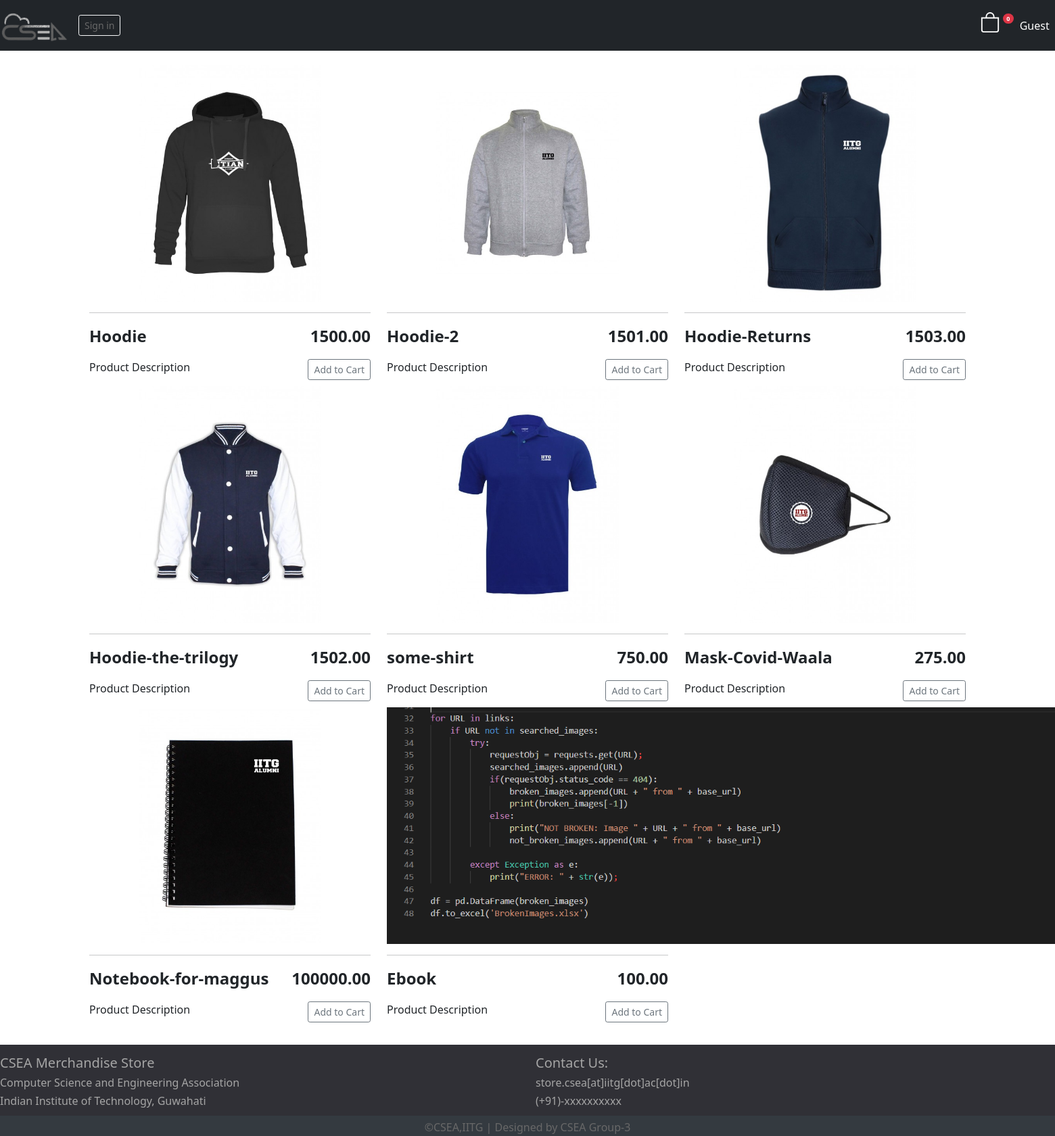
The page / on the database its author committed.
### store/models.py (models this page shows, shortened)
class Product(models.Model):
    name = models.CharField(max_length = 200)
    price = models.FloatField()
    digital = models.BooleanField(default = False, null = True, blank = True)
    image = models.ImageField(blank=True)

### store/views.py (the view)
# urls.py: path('', include('store.urls')),
def store(request):
	if request.user.is_authenticated:
		customer = request.user.customer
		order, created = Order.objects.get_or_create(customer=customer, complete = False)
		items = order.orderitem_set.all()
		cartItems = order.get_cart_items
	else:
		cookieData= cookieCart(request)
		cartItems = cookieData['cartItems']
		order = cookieData['order']
		items = cookieData['items']
	products = Product.objects.all()
	context = {'products':products, 'order':order, 'cartItems':cartItems}
	return render(request, 'store/store.html', context)

### store/utils.py (called while the page is built, shortened)
def cookieCart(request):
    try:
        cart = json.loads(request.COOKIES['cart'])
    except:
	    cart = {}
    items = []
    order = {'get_cart_total':0, 'get_cart_items':0, 'shipping' :False}
    cartItems = order['get_cart_items']
    return {'cartItems':cartItems, 'order':order, 'items':items}

### store/templates/store/store.html (shortened to what this page needs)
{% extends 'store/main.html' %}
{% load static %}
{% block content %}
<div class="row">
    {% for product in products%}
    <div class="col-lg-4 ">
        <a href="#"><img class="thumbnail" src="{{product.image.url}}"></a>
        <hr>
        <p style="float:left;font-size:1.5em"><strong>{{product.name}}</strong></p>
        <p style="float:right;font-size:1.5em"><strong>{{product.price|floatformat:2}}</strong></p>
        <p style="float:left;font-size:1em">Product Description</p>
        <button  data-product={{product.name}} data-action="add"
        class="btn btn-outline-secondary add-btn btn-sm update-cart" style="float:right">
            Add to Cart
        </button>
    </div>
    {%endfor%}
</div>
{% endblock content %}

### static/css/main.css (style rules this page uses)
html, body { height: 100%; }
.thumbnail { width: auto; height: 350px; display:block; margin-left: auto; margin-right: auto; }
a:link { color:#686868; background-color: transparent; text-decoration: none; }

### rows shown on the page
Product: image (picture), name "Hoodie", price "1500.00"
Product: image (picture), name "Hoodie-2", price "1501.00"
Product: image (picture), name "Hoodie-Returns", price "1503.00"
Product: image (picture), name "Hoodie-the-trilogy", price "1502.00"
Product: image (picture), name "some-shirt", price "750.00"
Product: image (picture), name "Mask-Covid-Waala", price "275.00"
Product: image (picture), name "Notebook-for-maggus", price "100000.00"
Product: image (picture), name "Ebook", price "100.00"

### other values the page prints
{{ order.get_cart_items }} "0"
